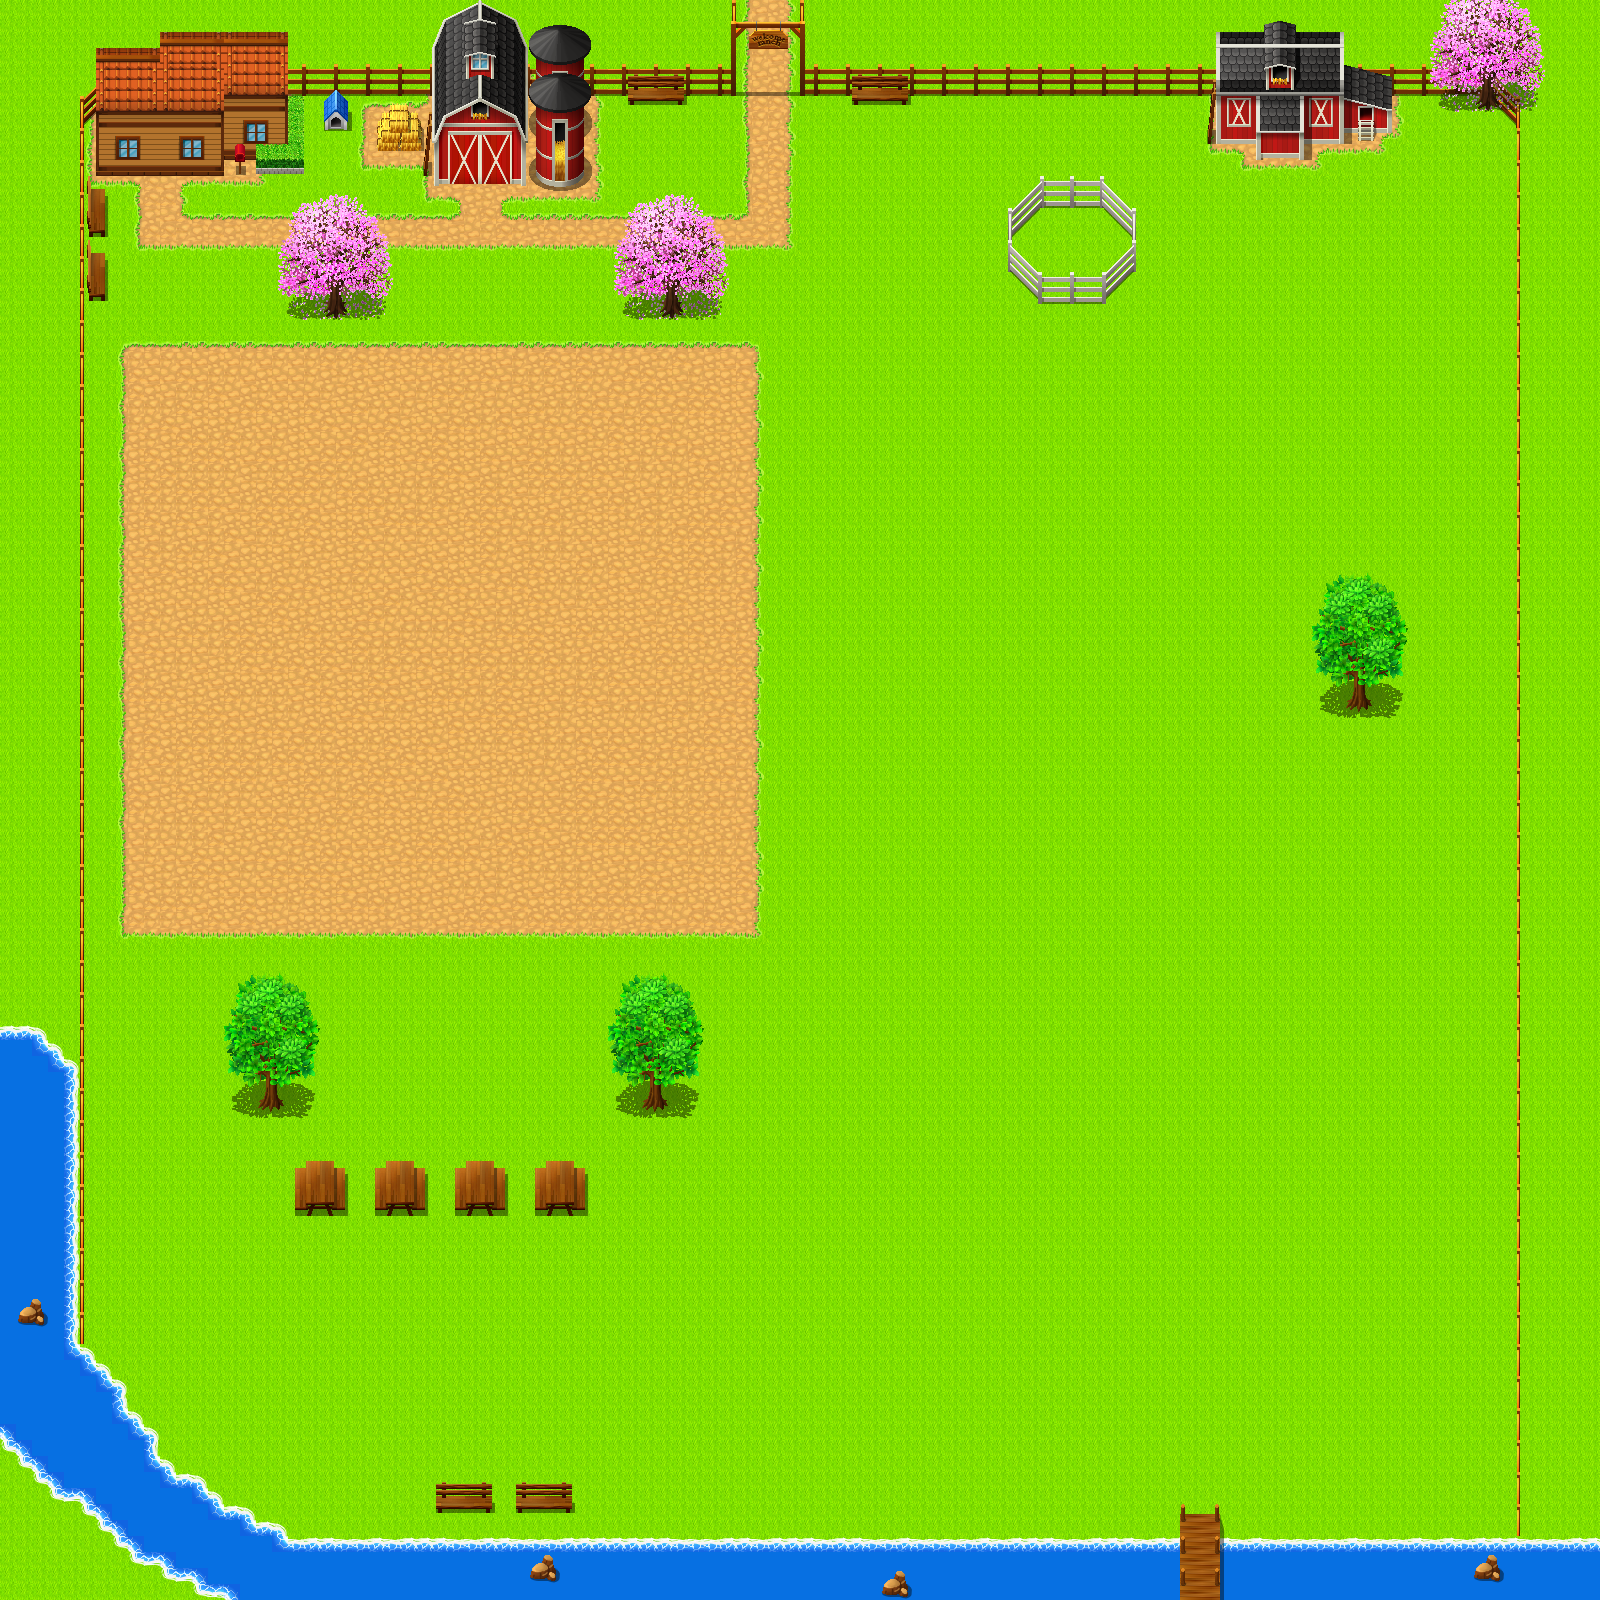

A 2D game scene composited from a Tiled map and its tileset images. What follows is a short description and the map's XML, with each tile layer's data collapsed to a summary:
An orthogonal 100x100 tile map with 16x16 px tiles, 17 tile layers (BackGroundA, BackGroundB, FencesA, FencesB, ...), 9 tilesets and 52 objects (7x special, 2x house, 2x barn, city, npc, ...).

<map version="1.2" tiledversion="1.3.0" orientation="orthogonal" renderorder="right-down" compressionlevel="0" width="100" height="100" tilewidth="16" tileheight="16" infinite="0" nextlayerid="42" nextobjectid="58">
 <tileset firstgid="1" name="TileA5" tilewidth="16" tileheight="16" tilecount="512" columns="16">
  <image source="Tileset/TileA5.png" width="256" height="512" />
 </tileset>
 <tileset firstgid="513" name="TileC_exterior_1" tilewidth="16" tileheight="16" tilecount="1024" columns="32">
  <image source="Tileset/TileC_exterior_1.png" width="512" height="512" />
 </tileset>
 <tileset firstgid="1537" name="TileA2" tilewidth="16" tileheight="16" tilecount="768" columns="32">
  <image source="Tileset/TileA2.png" width="512" height="384" />
  <terraintypes>
   <terrain name="BackGroundB" tile="0" />
  </terraintypes>
  <tile id="2" terrain=",0,0,0" />
  <tile id="3" terrain="0,,0,0" />
  <tile id="34" terrain="0,0,,0" />
  <tile id="35" terrain="0,0,0," />
  <tile id="64" terrain=",,,0" />
  <tile id="65" terrain=",,0,0" />
  <tile id="66" terrain=",,0,0" />
  <tile id="67" terrain=",,0," />
  <tile id="96" terrain=",0,,0" />
  <tile id="97" terrain="0,0,0,0" />
  <tile id="98" terrain="0,0,0,0" />
  <tile id="99" terrain="0,,0," />
  <tile id="128" terrain=",0,,0" />
  <tile id="129" terrain="0,0,0,0" />
  <tile id="130" terrain="0,0,0,0" />
  <tile id="131" terrain="0,,0," />
  <tile id="160" terrain=",0,," />
  <tile id="161" terrain="0,0,," />
  <tile id="162" terrain="0,0,," />
  <tile id="163" terrain="0,,," />
 </tileset>
 <tileset firstgid="2305" name="TileA4" tilewidth="16" tileheight="16" tilecount="960" columns="32">
  <image source="Tileset/TileA4.png" width="512" height="480" />
 </tileset>
 <tileset firstgid="3265" name="TileA3" tilewidth="16" tileheight="16" tilecount="512" columns="32">
  <image source="Tileset/TileA3.png" width="512" height="256" />
 </tileset>
 <tileset firstgid="3777" name="TileA1" tilewidth="16" tileheight="16" tilecount="768" columns="32">
  <image source="Tileset/TileA1.png" width="512" height="384" />
  <terraintypes>
   <terrain name="Rio" tile="0" />
  </terraintypes>
  <tile id="210" terrain=",0,0,0" />
  <tile id="211" terrain="0,,0,0" />
  <tile id="242" terrain="0,0,,0" />
  <tile id="243" terrain="0,0,0," />
  <tile id="272" terrain=",,,0" />
  <tile id="273" terrain=",,0,0" />
  <tile id="274" terrain=",,0,0" />
  <tile id="275" terrain=",,0," />
  <tile id="304" terrain=",0,,0" />
  <tile id="305" terrain="0,0,0,0" />
  <tile id="306" terrain="0,0,0,0" />
  <tile id="307" terrain="0,,0," />
  <tile id="336" terrain=",0,,0" />
  <tile id="337" terrain="0,0,0,0" />
  <tile id="338" terrain="0,0,0,0" />
  <tile id="339" terrain="0,,0," />
  <tile id="368" terrain=",0,," />
  <tile id="369" terrain="0,0,," />
  <tile id="370" terrain="0,0,," />
  <tile id="371" terrain="0,,," />
 </tileset>
 <tileset firstgid="4545" name="TileD_exterior_1" tilewidth="16" tileheight="16" tilecount="1024" columns="32">
  <image source="Tileset/TileD_exterior_1.png" width="512" height="512" />
 </tileset>
 <tileset firstgid="5569" name="TileE" tilewidth="16" tileheight="16" tilecount="1024" columns="32">
  <image source="Tileset/TileE.png" width="512" height="512" />
 </tileset>
 <tileset firstgid="6593" name="TileB_exterior_1_spring" tilewidth="16" tileheight="16" tilecount="1024" columns="32">
  <image source="Tileset/TileB_exterior_1_spring.png" width="512" height="512" />
 </tileset>
 <group id="15" name="Floor">
  <layer id="1" name="BackGroundA" width="100" height="100">
   <data>[10000 cells, 10000 non-empty, 1 distinct tile ids]</data>
  </layer>
  <layer id="2" name="BackGroundB" width="100" height="100">
   <data>[10000 cells, 993 non-empty, 34 distinct tile ids]</data>
  </layer>
 </group>
 <group id="14" name="Fences">
  <layer id="3" name="FencesA" width="100" height="100">
   <data>[10000 cells, 179 non-empty, 21 distinct tile ids]</data>
  </layer>
  <layer id="6" name="FencesB" width="100" height="100">
   <data>[10000 cells, 170 non-empty, 10 distinct tile ids]</data>
  </layer>
 </group>
 <group id="13" name="Welcome">
  <layer id="4" name="WelcomeA" width="100" height="100">
   <data>[10000 cells, 12 non-empty, 12 distinct tile ids]</data>
  </layer>
  <layer id="5" name="WelcomeB-Foreground" width="100" height="100">
   <data>[10000 cells, 18 non-empty, 18 distinct tile ids]</data>
  </layer>
 </group>
 <group id="11" name="Barn">
  <layer id="7" name="BarnA" width="100" height="100">
   <data>[10000 cells, 40 non-empty, 40 distinct tile ids]</data>
  </layer>
  <layer id="8" name="BarnB" width="100" height="100">
   <data>[10000 cells, 85 non-empty, 84 distinct tile ids]</data>
  </layer>
  <layer id="9" name="BarnC" width="100" height="100">
   <data>[10000 cells, 32 non-empty, 32 distinct tile ids]</data>
  </layer>
 </group>
 <group id="19" name="House">
  <layer id="17" name="HouseA" width="100" height="100">
   <data>[10000 cells, 64 non-empty, 32 distinct tile ids]</data>
  </layer>
  <layer id="18" name="HouseB" width="100" height="100">
   <data>[10000 cells, 60 non-empty, 32 distinct tile ids]</data>
  </layer>
 </group>
 <group id="20" name="ChickenHouse">
  <layer id="21" name="ChickenA" width="100" height="100">
   <data>[10000 cells, 52 non-empty, 52 distinct tile ids]</data>
  </layer>
  <layer id="22" name="ChickenB-Foreground" width="100" height="100">
   <data>[10000 cells, 35 non-empty, 35 distinct tile ids]</data>
  </layer>
 </group>
 <group id="25" name="HorseHouse">
  <layer id="23" name="HorseA" width="100" height="100">
   <data>[10000 cells, 1560 non-empty, 18 distinct tile ids]</data>
  </layer>
  <layer id="24" name="HorseB-Foreground" width="100" height="100">
   <data>[10000 cells, 0 non-empty, 0 distinct tile ids]</data>
  </layer>
 </group>
 <group id="29" name="Decos">
  <layer id="27" name="DecorationsA" width="100" height="100">
   <data>[10000 cells, 275 non-empty, 151 distinct tile ids]</data>
  </layer>
  <layer id="28" name="DecorationsB-Foreground" width="100" height="100" offsetx="-0.0443108" offsety="0.445349">
   <data>[10000 cells, 328 non-empty, 147 distinct tile ids]</data>
  </layer>
 </group>
 <objectgroup id="39" name="Walls">
  <object id="6" x="52" y="100" width="32" height="1244" />
  <object id="7" x="96" y="32" width="128" height="136" />
  <object id="8" x="224" y="36" width="80" height="144" />
  <object id="9" x="320" y="92" width="32" height="36" />
  <object id="10" x="376" y="108" width="44" height="44" />
  <object id="11" x="432" y="36" width="88" height="144" />
  <object id="12" x="524" y="44" width="68" height="148" />
  <object id="13" x="316" y="280" width="36" height="40" />
  <object id="14" x="660" y="284" width="24" height="36" />
  <object id="15" x="80" y="0" width="656" height="96" />
  <object id="16" x="852" y="80" width="56" height="28" />
  <object id="17" x="628" y="76" width="56" height="28" />
  <object id="18" x="1040" y="204" width="60" height="100" />
  <object id="19" x="1208" y="96" width="184" height="64" />
  <object id="20" x="1520" y="96" width="16" height="1444" />
  <object id="21" x="1344" y="676" width="28" height="40" />
  <object id="22" x="1220" y="1540" width="380" height="60" />
  <object id="23" x="288" y="1540" width="892" height="60" />
  <object id="24" x="436" y="1484" width="56" height="28" />
  <object id="25" x="516" y="1484" width="56" height="28" />
  <object id="26" x="308" y="1160" width="28" height="60" />
  </objectgroup>
 <group id="34" name="Objects">
  <objectgroup id="38" name="Doors">
   <!-- 3 objects omitted --></objectgroup>
  <objectgroup id="37" name="Plot">
   <!-- 1 objects omitted --></objectgroup>
  <objectgroup id="40" name="Interactables">
   <!-- 9 objects omitted --></objectgroup>
  <objectgroup id="36" name="Arrivals">
   <!-- 3 objects omitted --></objectgroup>
 </group>
</map>
<!-- 31 of 52 objects omitted -->
